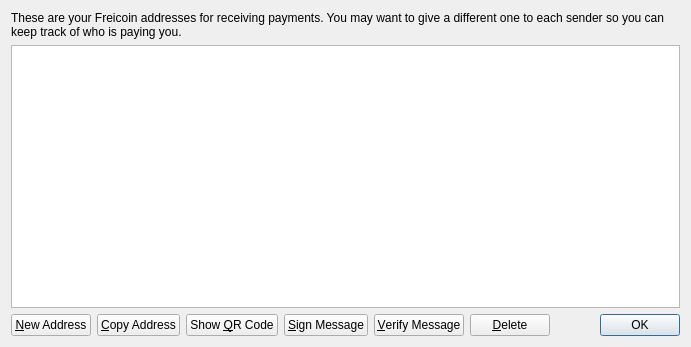
<?xml version="1.0" encoding="UTF-8"?>
<ui version="4.0">
 <class>AddressBookPage</class>
 <widget class="QWidget" name="AddressBookPage">
  <property name="geometry">
   <rect>
    <x>0</x>
    <y>0</y>
    <width>691</width>
    <height>347</height>
   </rect>
  </property>
  <property name="windowTitle">
   <string>Address Book</string>
  </property>
  <layout class="QVBoxLayout" name="verticalLayout">
   <item>
    <widget class="QLabel" name="labelExplanation">
     <property name="text">
      <string>These are your Freicoin addresses for receiving payments. You may want to give a different one to each sender so you can keep track of who is paying you.</string>
     </property>
     <property name="textFormat">
      <enum>Qt::PlainText</enum>
     </property>
     <property name="wordWrap">
      <bool>true</bool>
     </property>
    </widget>
   </item>
   <item>
    <widget class="QTableView" name="tableView">
     <property name="contextMenuPolicy">
      <enum>Qt::CustomContextMenu</enum>
     </property>
     <property name="toolTip">
      <string>Double-click to edit address or label</string>
     </property>
     <property name="tabKeyNavigation">
      <bool>false</bool>
     </property>
     <property name="alternatingRowColors">
      <bool>true</bool>
     </property>
     <property name="selectionMode">
      <enum>QAbstractItemView::SingleSelection</enum>
     </property>
     <property name="selectionBehavior">
      <enum>QAbstractItemView::SelectRows</enum>
     </property>
     <property name="sortingEnabled">
      <bool>true</bool>
     </property>
     <attribute name="verticalHeaderVisible">
      <bool>false</bool>
     </attribute>
    </widget>
   </item>
   <item>
    <layout class="QHBoxLayout" name="horizontalLayout">
     <item>
      <widget class="QPushButton" name="newAddressButton">
       <property name="toolTip">
        <string>Create a new address</string>
       </property>
       <property name="text">
        <string>&amp;New Address</string>
       </property>
       <property name="icon">
        <iconset resource="../freicoin.qrc">
         <normaloff>:/icons/add</normaloff>:/icons/add</iconset>
       </property>
      </widget>
     </item>
     <item>
      <widget class="QPushButton" name="copyToClipboard">
       <property name="toolTip">
        <string>Copy the currently selected address to the system clipboard</string>
       </property>
       <property name="text">
        <string>&amp;Copy Address</string>
       </property>
       <property name="icon">
        <iconset resource="../freicoin.qrc">
         <normaloff>:/icons/editcopy</normaloff>:/icons/editcopy</iconset>
       </property>
      </widget>
     </item>
     <item>
      <widget class="QPushButton" name="showQRCode">
       <property name="text">
        <string>Show &amp;QR Code</string>
       </property>
       <property name="icon">
        <iconset resource="../freicoin.qrc">
         <normaloff>:/icons/qrcode</normaloff>:/icons/qrcode</iconset>
       </property>
      </widget>
     </item>
     <item>
      <widget class="QPushButton" name="signMessage">
       <property name="toolTip">
        <string>Sign a message to prove you own a Freicoin address</string>
       </property>
       <property name="text">
        <string>&amp;Sign Message</string>
       </property>
       <property name="icon">
        <iconset resource="../freicoin.qrc">
         <normaloff>:/icons/edit</normaloff>:/icons/edit</iconset>
       </property>
      </widget>
     </item>
     <item>
      <widget class="QPushButton" name="verifyMessage">
       <property name="toolTip">
        <string>Verify a message to ensure it was signed with a specified Freicoin address</string>
       </property>
       <property name="text">
        <string>&amp;Verify Message</string>
       </property>
       <property name="icon">
        <iconset resource="../freicoin.qrc">
         <normaloff>:/icons/transaction_0</normaloff>:/icons/transaction_0</iconset>
       </property>
      </widget>
     </item>
     <item>
      <widget class="QPushButton" name="deleteButton">
       <property name="toolTip">
        <string>Delete the currently selected address from the list. Only sending addresses can be deleted.</string>
       </property>
       <property name="text">
        <string>&amp;Delete</string>
       </property>
       <property name="icon">
        <iconset resource="../freicoin.qrc">
         <normaloff>:/icons/remove</normaloff>:/icons/remove</iconset>
       </property>
      </widget>
     </item>
     <item>
      <spacer name="horizontalSpacer">
       <property name="orientation">
        <enum>Qt::Horizontal</enum>
       </property>
       <property name="sizeHint" stdset="0">
        <size>
         <width>40</width>
         <height>20</height>
        </size>
       </property>
      </spacer>
     </item>
     <item>
      <widget class="QDialogButtonBox" name="buttonBox">
       <property name="sizePolicy">
        <sizepolicy hsizetype="Maximum" vsizetype="Fixed">
         <horstretch>0</horstretch>
         <verstretch>0</verstretch>
        </sizepolicy>
       </property>
       <property name="standardButtons">
        <set>QDialogButtonBox::Ok</set>
       </property>
      </widget>
     </item>
    </layout>
   </item>
  </layout>
 </widget>
 <resources>
  <include location="../freicoin.qrc"/>
 </resources>
 <connections/>
</ui>
